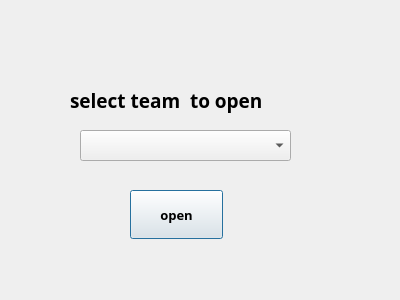
<?xml version="1.0" encoding="UTF-8"?>
<ui version="4.0">
 <class>Dialog</class>
 <widget class="QDialog" name="Dialog">
  <property name="geometry">
   <rect>
    <x>0</x>
    <y>0</y>
    <width>400</width>
    <height>300</height>
   </rect>
  </property>
  <property name="windowTitle">
   <string>Dialog</string>
  </property>
  <widget class="QLabel" name="label">
   <property name="geometry">
    <rect>
     <x>70</x>
     <y>80</y>
     <width>299</width>
     <height>40</height>
    </rect>
   </property>
   <property name="font">
    <font>
     <family>Segoe Print</family>
     <pointsize>14</pointsize>
     <weight>75</weight>
     <bold>true</bold>
    </font>
   </property>
   <property name="text">
    <string>select team  to open</string>
   </property>
  </widget>
  <widget class="QPushButton" name="openbtn">
   <property name="geometry">
    <rect>
     <x>130</x>
     <y>190</y>
     <width>93</width>
     <height>49</height>
    </rect>
   </property>
   <property name="font">
    <font>
     <family>Segoe Print</family>
     <pointsize>10</pointsize>
     <weight>75</weight>
     <bold>true</bold>
    </font>
   </property>
   <property name="text">
    <string>open</string>
   </property>
  </widget>
  <widget class="QComboBox" name="open_cb">
   <property name="geometry">
    <rect>
     <x>80</x>
     <y>130</y>
     <width>211</width>
     <height>31</height>
    </rect>
   </property>
  </widget>
 </widget>
 <resources/>
 <connections/>
</ui>
